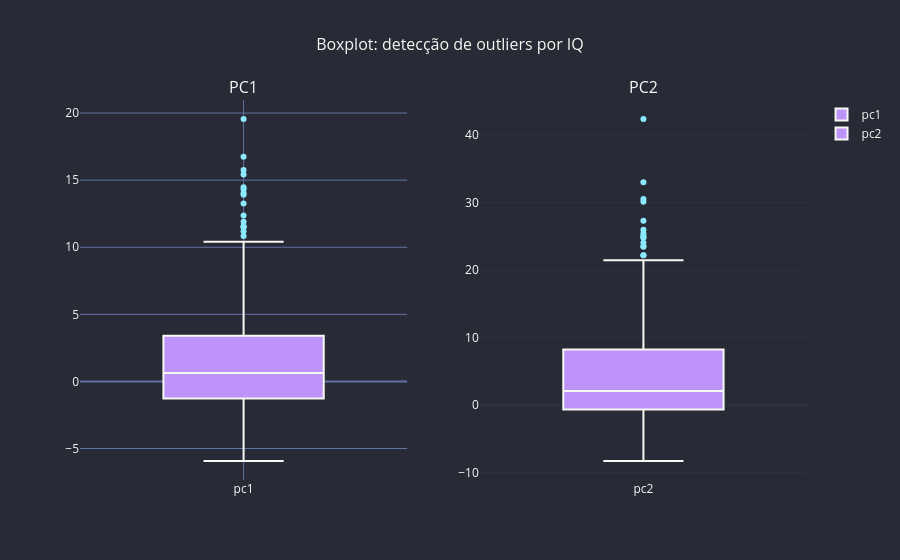

The notebook cell this image was saved under:
### Code cell
fig = make_subplots(1, 2, subplot_titles=['PC1', 'PC2'])
for i, var in enumerate(['pc1', 'pc2'], 1):
    fig.add_trace(go.Box(y=dados[var], name=var,
                         marker_color=DRACULA['cyan'], line_color=DRACULA['fg'], fillcolor=DRACULA['purple']), row=1, col=i)
fig = dracula_layout(fig, title='Boxplot: detecção de outliers por IQ')
fig.show()

### Figure 1 — Plotly figure (JSON) as saved in the notebook; plotly's stock layout.template omitted (floating-point values rounded to 4 significant figures; data arrays with more than 128 entries replaced by an {"elided": "..."} marker saying what was removed)
{"data": [{"fillcolor": "#bd93f9", "line": {"color": "#f8f8f2"}, "marker": {"color": "#8be9fd"}, "name": "pc1", "type": "box", "xaxis": "x", "y": {"elided": "569 float values"}, "yaxis": "y"}, {"fillcolor": "#bd93f9", "line": {"color": "#f8f8f2"}, "marker": {"color": "#8be9fd"}, "name": "pc2", "type": "box", "xaxis": "x2", "y": {"elided": "569 float values"}, "yaxis": "y2"}], "layout": {"annotations": [{"font": {"size": 16}, "showarrow": false, "text": "PC1", "x": 0.225, "xanchor": "center", "xref": "paper", "y": 1.0, "yanchor": "bottom", "yref": "paper"}, {"font": {"size": 16}, "showarrow": false, "text": "PC2", "x": 0.775, "xanchor": "center", "xref": "paper", "y": 1.0, "yanchor": "bottom", "yref": "paper"}], "font": {"color": "#f8f8f2", "size": 12}, "legend": {"font": {"color": "#f8f8f2"}}, "paper_bgcolor": "#282a36", "plot_bgcolor": "#282a36", "title": {"font": {"color": "#f8f8f2", "size": 16}, "text": "Boxplot: detecção de outliers por IQ", "x": 0.5}, "xaxis": {"anchor": "y", "domain": [0.0, 0.45], "gridcolor": "#6272a4", "zerolinecolor": "#6272a4"}, "xaxis2": {"anchor": "y2", "domain": [0.55, 1.0]}, "yaxis": {"anchor": "x", "domain": [0.0, 1.0], "gridcolor": "#6272a4", "zerolinecolor": "#6272a4"}, "yaxis2": {"anchor": "x2", "domain": [0.0, 1.0]}}}
